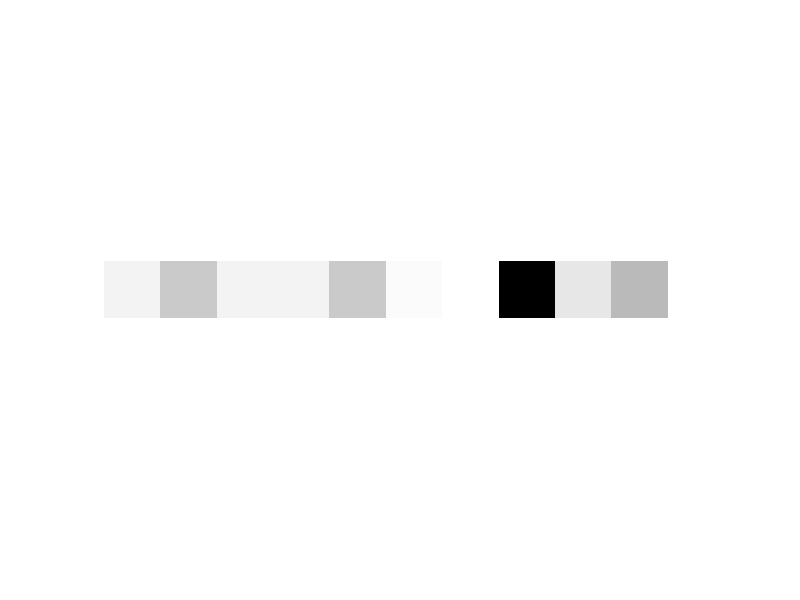

MATLAB code for this plot: (Note: this script raises an error after producing the figure.)
clc;
clear all;
close all;
filename = 'peppers.mat';

% "filename" is the string of characters including Image name and its
% extension.
% "n" denotes the number of bits per pixel.
% "m" denotes the number of most significant bits (MSB) of DCT Coefficients. 

% Matrix Intializations.
% N=8;                        % Block size for which DCT is Computed.
% M=8;
I=mat2gray(uint8(filename));
% I = imread('lena512.jpg');
figure, imshow(I);
% Y = I;
YCbCr = rgb2ycbcr(I);
figure, imshow(YCbCr);
Y = YCbCr(:,:, 1);
figure, imshow(Y);
[h, w] = size(Y);
r = h/8;
c = w/8;
s = 1;
q50 = [16 11 10 16 24 40 51 61;
       12 12 14 19 26 58 60 55;
       14 13 16 24 40 57 69 56;
       14 17 22 29 51 87 80 62;
       18 22 37 56 68 109 103 77;
       24 35 55 64 81 104 113 92;
       49 64 78 87 103 121 120 101;
       72 92 95 98 112 100 103 99];
%    COMPRESSION
for i=1:r
    e = 1;
    for j=1:c
        block = Y(s:s+7,e:e+7);
        cent = double(block) - 128;
        for m=1:8
            for n=1:8
                if m == 1
                    u = 1/sqrt(8);
                else
                    u = sqrt(2/8);
                end
                if n == 1
                    v = 1/sqrt(8);
                else
                    v = sqrt(2/8);
                end
                comp = 0;
                for x=1:8
                    for y=1:8
                        comp = comp + cent(x, y)*(cos((((2*(x-1))+1)*(m-1)*pi)/16))*(cos((((2*(y-1))+1)*(n-1)*pi)/16));
                    end
                end
                  F(m, n) = v*u*comp;
              end
          end
          for x=1:8
              for y=1:8
                  cq(x, y) = round(F(x, y)/q50(x, y));
              end
          end
          Q(s:s+7,e:e+7) = cq;
          e = e + 8;
      end
      s = s + 8;
  end
% % % % % % % % % % % % % % %     
% % DECOMPRESSION
% % % % % % % 
s = 1;
for i=1:r
    e = 1;
    for j=1:c
        cq = Q(s:s+7,e:e+7);
        for x=1:8
            for y=1:8
                DQ(x, y) = q50(x, y)*cq(x, y); 
            end
        end
         for m=1:8
            for n=1:8
                if m == 1
                    u = 1/sqrt(8);
                else
                    u = sqrt(2/8);
                end
                if n == 1
                    v = 1/sqrt(8);
                else
                    v = sqrt(2/8);
                end
                comp = 0;
                for x=1:8
                    for y=1:8
                        comp = comp + u*v*DQ(x, y)*(cos((((2*(x-1))+1)*(m-1)*pi)/16))*(cos((((2*(y-1))+1)*(n-1)*pi)/16));
                    end
                end
                  bf(m, n) = round(comp)+128;
              end
           end
           Org(s:s+7,e:e+7) = bf;
           e = e + 8;
      end
      s = s + 8;
  end
imwrite(Y, 'input.jpg');
imwrite(uint8(Org), 'output.jpg');
return;